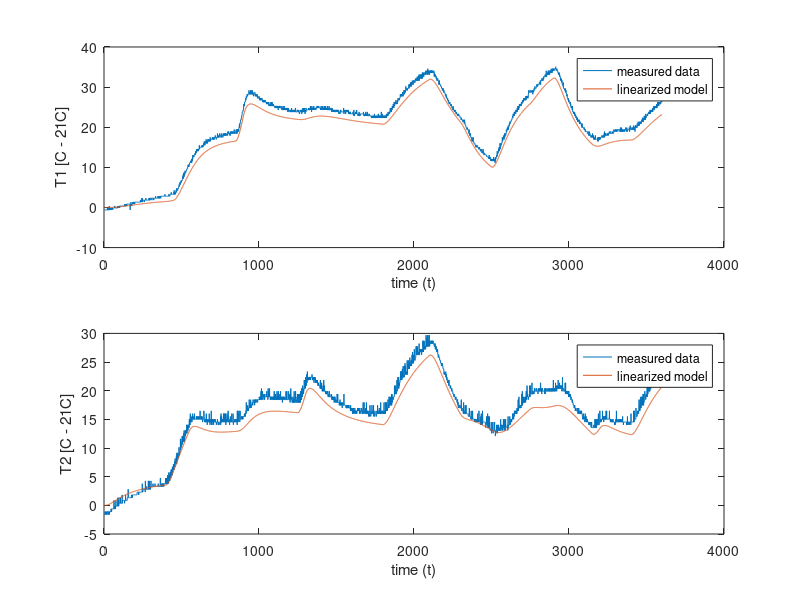

Recreate this plot in MATLAB. (Note: this script raises an error after producing the figure.)
% Adjusted code based on code from:
% http://apmonitor.com/pdc/index.php/Main/ArduinoTemperatureControl

load('coefficients.mat')
load('parameters2.mat')
load('data4.mat')

%Tamb = min(data(1,2),data(1,3));
Tamb = 21;
data(:,2:3) = data(:,2:3) - Tamb;

Am = zeros(4,4);
Bm = zeros(4,2);
Cm = zeros(2,4);
Dm = zeros(2,2);

%T0 = 19;
T0 = 273.15+19; %linearization temperature (19+21=40 degree)
c1 = U*A;
c2 = 4*eps*sigma*A*T0^3;
c3 = Us*As;
c4 = 4*eps*sigma*As*T0^3;
c5 = m*Cp;
c6 = 1/tau;

Am(1,1) = -(c1+c2+c3+c4)/c5;
Am(1,2) = (c3+c4)/c5;

Am(2,1) = (c3+c4)/c5;
Am(2,2) = -(c1+c2+c3+c4)/c5;

Am(3,1) = c6;
Am(3,3) = -c6;

Am(4,2) = c6;
Am(4,4) = -c6;

Bm(1,1) = alpha1/c5;
Bm(2,2) = alpha2/c5;

Cm(1,3) = 1;
Cm(2,4) = 1;

Dm = [];

Ts = 1;
lin_statespace = ss(Am,Bm,Cm,Dm);

x0 = [Tamb ; Tamb ; Tamb ; Tamb ];

[y,t,x] = lsim(lin_statespace,data(:,4:5),data(:,1));

figure(3)

subplot(2,1,1)
plot(data(:,1),data(:,2))
hold on
plot(t,(y(:,1)))
legend('measured data','linearized model')
ylabel('T1 [C - 21C]')
xlabel('time (t)')

subplot(2,1,2)
plot(data(:,1),data(:,3))
hold on
plot(t,(y(:,2)))
legend('measured data','linearized model')
ylabel('T2 [C - 21C]')
xlabel('time (t)')

% Conclusion: linearization is only accurate when operating in temperatures
% close to the temperature around which is linearized. Thus for the ss
% description to fit the real system, a dataset with a not so much varying
% temp needs to be used... 

lin_discrete = c2d(lin_statespace,Ts);

%% save data 
%save('MIMO_para2','lin_statespace','lin_discrete')

%% VAF 

dataset = iddata(data(:,2:3),data(:,4:5),1);
dataset.InputName  = {'Input Sensor 1';'Input Sensor 2'};
dataset.OutputName = {'Output Sensor 1';'Output Sensor 2'};

figure(4)
compare(dataset,lin_discrete);
